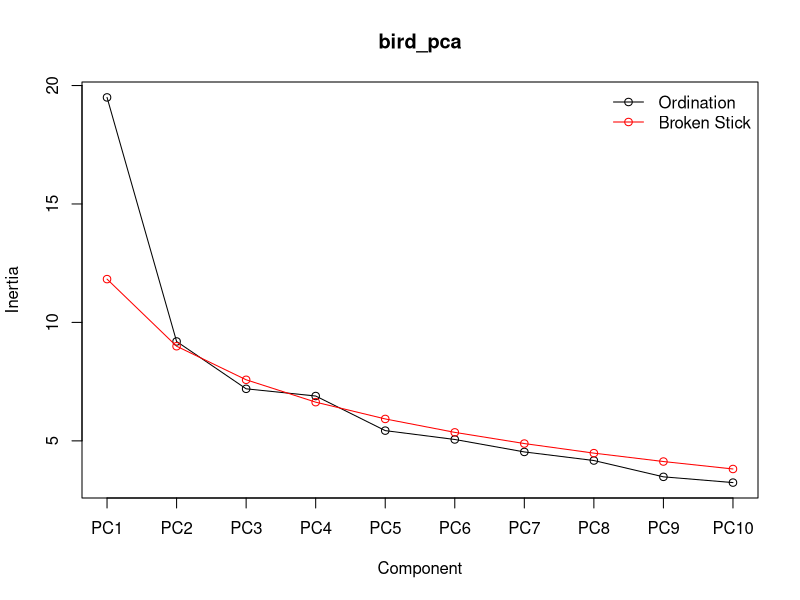
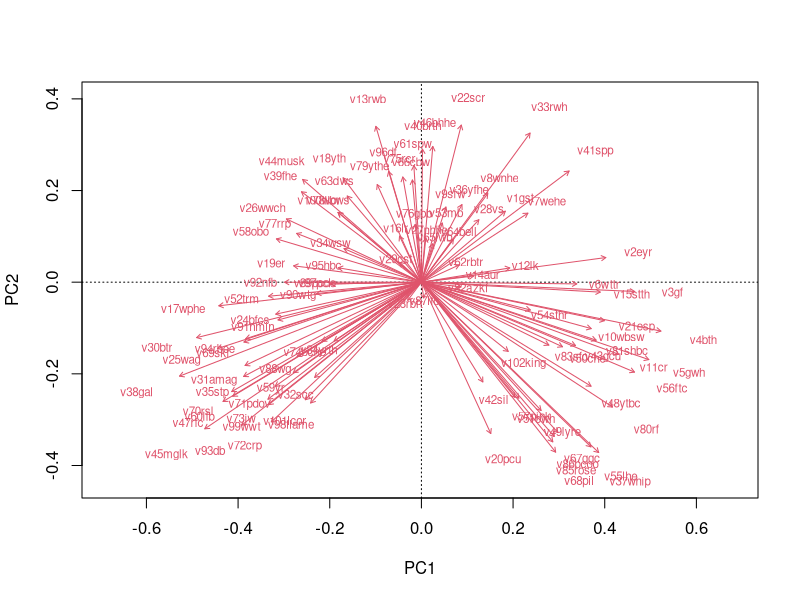
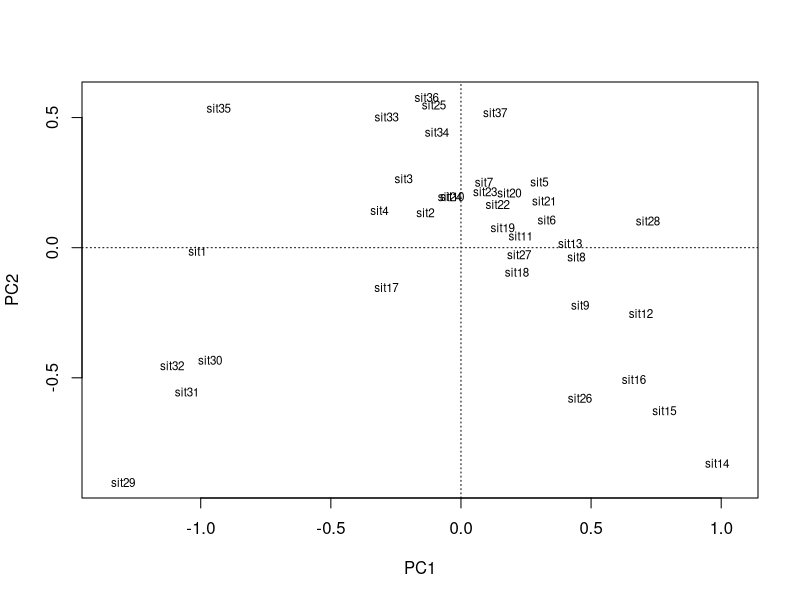
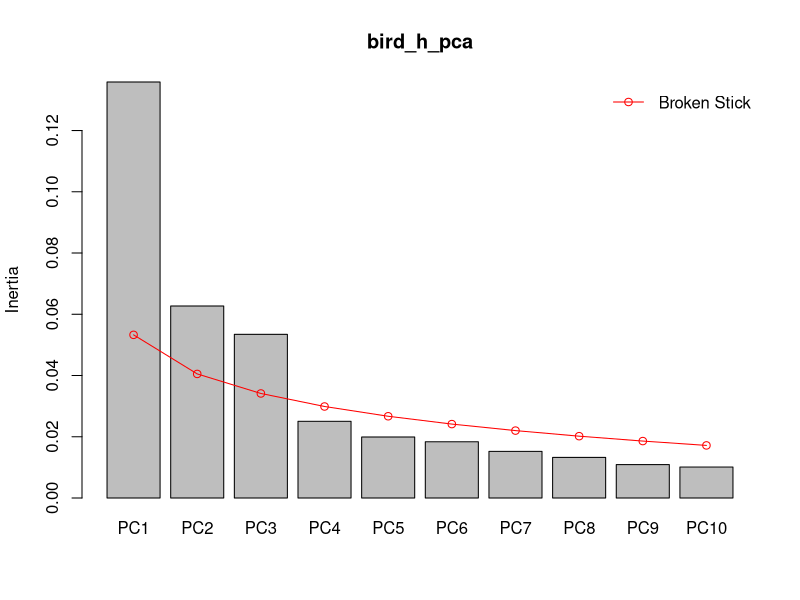
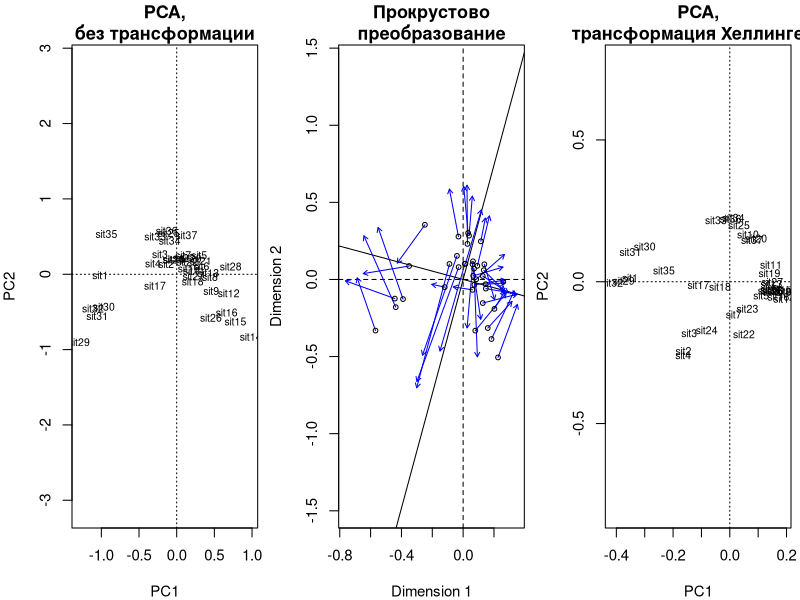
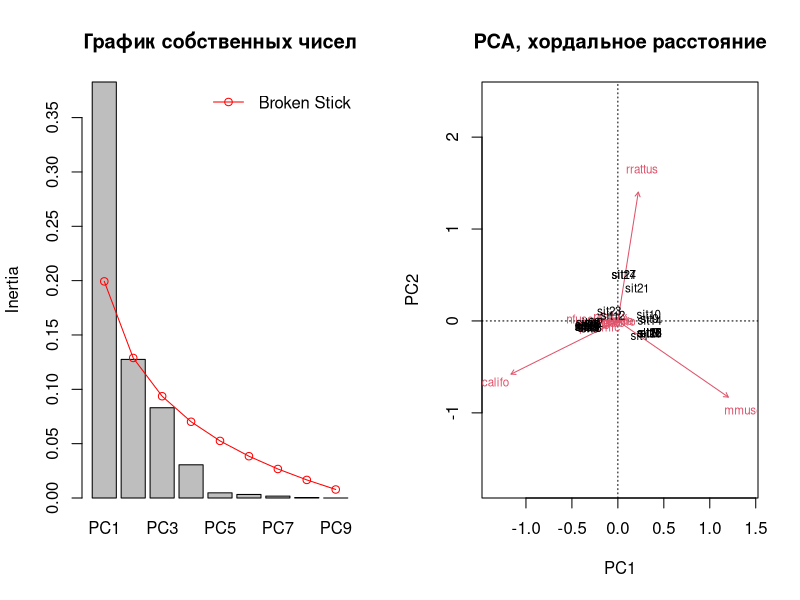
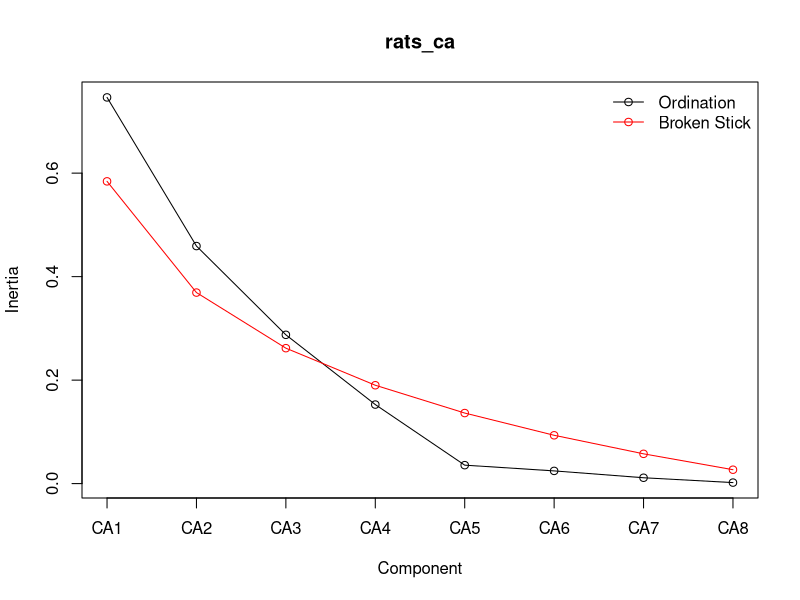
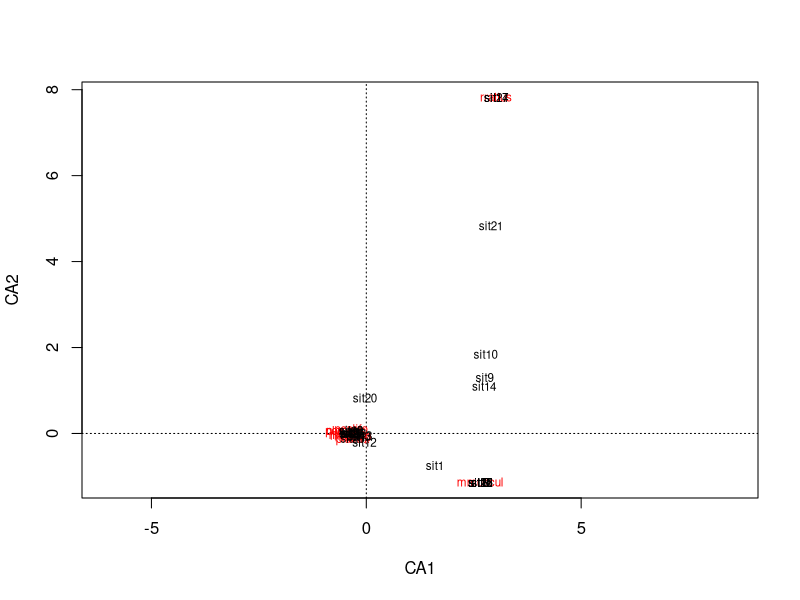

These figures' R source, in order: (Note: this script raises an error after producing the figures.)
## ---- chunk 1
# output options
options(width = 70, scipen = 6, digits = 3)
library(knitr)
# chunk default options
opts_chunk$set(fig.align='center', tidy = FALSE, fig.width = 7, fig.height = 3, warning = FALSE)
## ---- chunk 2
library(ggplot2)
library(grid)
theme_set(theme_bw(base_size = 16) + theme(legend.key = element_blank()))
update_geom_defaults("point", list(shape = 19, size = 4))
library(gridExtra)
## ---- chunk 3
library(readxl)
birds <- read_excel(path = "data/macnally.xlsx")
str(birds)
## ---- chunk 4
# названия переменных
colnames(birds)
## ---- chunk 5
# имена переводим в нижний регистр
colnames(birds) <- tolower(colnames(birds))
# есть ли пропущенные значения
any(!complete.cases(birds))
## ---- chunk 6
library(vegan)
bird_pca <- rda(birds[ , -c(1, 2)], scale = TRUE)
# summary(bird_pca)
screeplot(bird_pca, type = "lines", bstick = TRUE) # график собственных чисел
## ---- chunk 7
biplot(bird_pca, display = "species", scaling = 2, type = "t")
## ---- chunk 8
biplot(bird_pca, display = "sites", scaling = 1) # биплот расстояний
## ---- chunk 9
birds_h <- decostand(birds[ , -c(1, 2)], "hellinger")
birds_ch <- decostand(birds[ , -c(1, 2)], "norm") # chord distance
## ---- chunk 10
bird_h_pca <- rda(birds_h)
summary(bird_h_pca)
## ---- chunk 11
screeplot(bird_h_pca, bstick = TRUE)
## ---- chunk 12
op <- par(mfrow = c(1, 3), cex = 0.9, mar = c(4, 4, 2.5, 0.5))
biplot(bird_pca, display = "sites", scaling = 1, main = "PCA,\nбез трансформации")
plot(procrustes(bird_h_pca, bird_pca), main = "Прокрустово\nпреобразование")
biplot(bird_h_pca, display = "sites", scaling = 1, main = "PCA,\nтрансформация Хеллингера")
par(op)
## ---- chunk 13
rats <- read.csv("data/bolger1.csv")
head(rats, 2)
# имена переводим в нижний регистр
colnames(rats) <- tolower(colnames(rats))
# есть ли пропущенные значения
any(!complete.cases(rats))
## ---- chunk 14
rats_ch <- decostand(rats[ , -c(1, 2)], "norm") # chord distance
rats_ch_pca <- rda(rats_ch)
# summary(rats_ch_pca)
op <- par(mfrow = c(1, 2))
screeplot(rats_ch_pca, bstick = TRUE, main = "График собственных чисел")
biplot(rats_ch_pca, scaling = 1, main = "PCA, хордальное расстояние")
par(op)
## ---- chunk 15
rats_ca <- cca(rats[ , -c(1, 2)])
summary(rats_ca)
## ---- chunk 16
eig <- eigenvals(rats_ca)
eig/sum(eig)*100
cumsum(eig)/sum(eig)*100
## ---- chunk 17
screeplot(rats_ca, type = "lines", bstick = TRUE)
## ---- chunk 18
plot(rats_ca, scaling = 1)
## ---- chunk 19
col_ord_plot <- function(ord, scaling = 1, colvec = NULL, colfac, pch = 21, lab.cex = 1, leg.cex = 0.9, leg.pos = "bottom", ncol = 1, display.labs = TRUE, display.legend = TRUE, ...){
  if(is.null(colvec)){ # создаем вектор цветов
  ncolours <- length(levels(colfac))
  colvec <- rainbow(ncolours, s = 0.8, v = 0.9)
  }
  plot(ord, type = "n", scaling = scaling, ...) # пустой график
  # точки, раскрашенные по уровням фактора
  points(ord, display = "sites", scaling = scaling, pch = pch,
         col = colvec[colfac], bg = colvec[colfac], ...)
  if(display.labs == TRUE){ # подписи переменных
  text(ord, display = "species", scaling = scaling, cex = lab.cex)
  }
  if(display.legend == TRUE) { # легенда
  legend(x = leg.pos, legend = levels(colfac), bty = "n", pch = pch, 
         col = colvec, pt.bg = colvec, cex = leg.cex, ncol = ncol)
  }
}
## ---- chunk 20
op <- par(mfrow = c(1, 2), mar = c(4, 4, 2, 1), cex = 0.9)
col_ord_plot(ord = rats_ch_pca, colvec = c("steelblue", "red2"), 
             colfac = rats$type, leg.pos = "topleft", main = "PCA, хордальное расстояние")
col_ord_plot(ord = rats_ca, colvec = c("steelblue", "red2"), 
             colfac = rats$type, leg.pos = "topleft", main = "CA")
par(op)
## ---- chunk 21
col_ord_plot(ord = rats_ca, colvec = c("steelblue", "red2"), 
             colfac = rats$type, leg.pos = "topleft", main = "CA")
## ---- chunk 22
bird_ca <- cca(birds[ , -c(1, 2)])
op <- par(mfrow = c(1, 2), mar = c(4, 4, 0, 0.5))
col_ord_plot(ord = bird_h_pca, colfac = factor(birds$habitat), leg.pos = "bottomleft", ncol = 1, display.labs = FALSE)
col_ord_plot(ord = bird_ca, colfac = factor(birds$habitat), leg.pos = "bottomleft", ncol = 1, display.labs = FALSE)
par(op)
